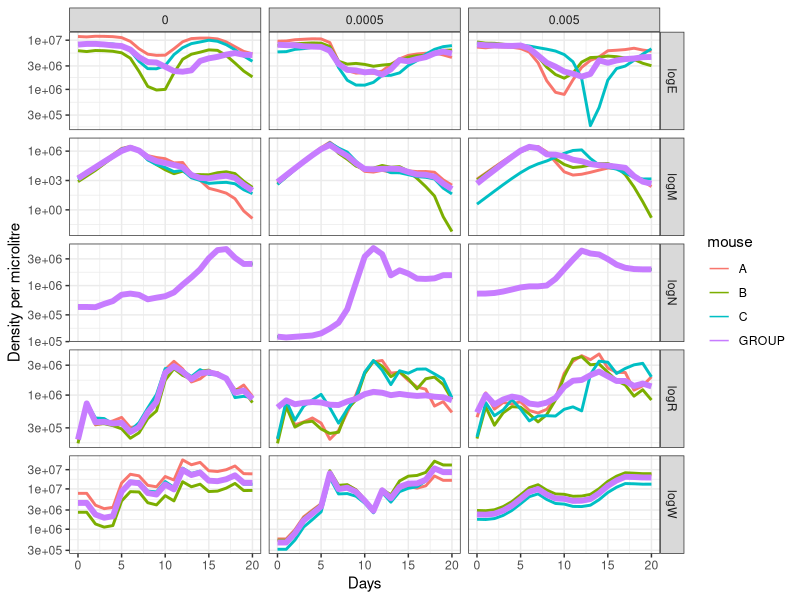
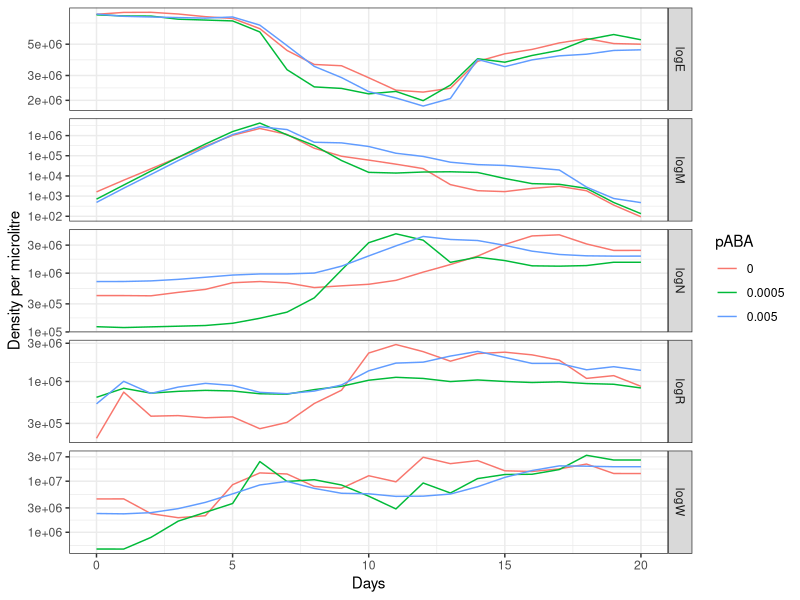

The R source for these figures, in order:
library(tidyverse)

setwd("~/Documents/GitHub/bdd/nw11_hier/")

coef02 <- read_csv("est_coefs_02.csv") |>
  mutate(box="02")
po02 <- read_csv("est_po_02.csv") |>
  mutate(box="02")

coef03 <- read_csv("est_coefs_03.csv") |>
  mutate(box="03")
po03 <- read_csv("est_po_03.csv") |>
  mutate(box="03")

coef04 <- read_csv("est_coefs_04.csv") |>
  mutate(box="04")
po04 <- read_csv("est_po_04.csv") |>
  mutate(box="04")

coef_df <- bind_rows(coef02,coef03,coef04)
po_df <- bind_rows(po02,po03,po04) |>
  mutate(pABA=case_match(
    box,
    "01"~"0.05",
    "02"~"0.005",
    "03"~"0.0005",
    "04"~"0",
    "05"~"control"
  ))

po_df |> ggplot(aes(x=time,y=value,color=mouse,linewidth=mouse=="GROUP"))+
  geom_line()+
  scale_linewidth_manual(guide="none",values=c(`TRUE`=2,`FALSE`=1))+
  scale_y_log10()+
  xlab("Days")+ylab("Density per microlitre")+
  facet_grid(name~pABA,scales="free_y")+
  theme_bw()

po_df |>
  filter(mouse=="GROUP") |>
  ggplot(aes(x=time,y=value,color=pABA))+
  geom_line()+
  scale_y_log10()+
  xlab("Days")+ylab("Density per microlitre")+
  facet_grid(name~.,scales="free_y")+
  theme_bw()
